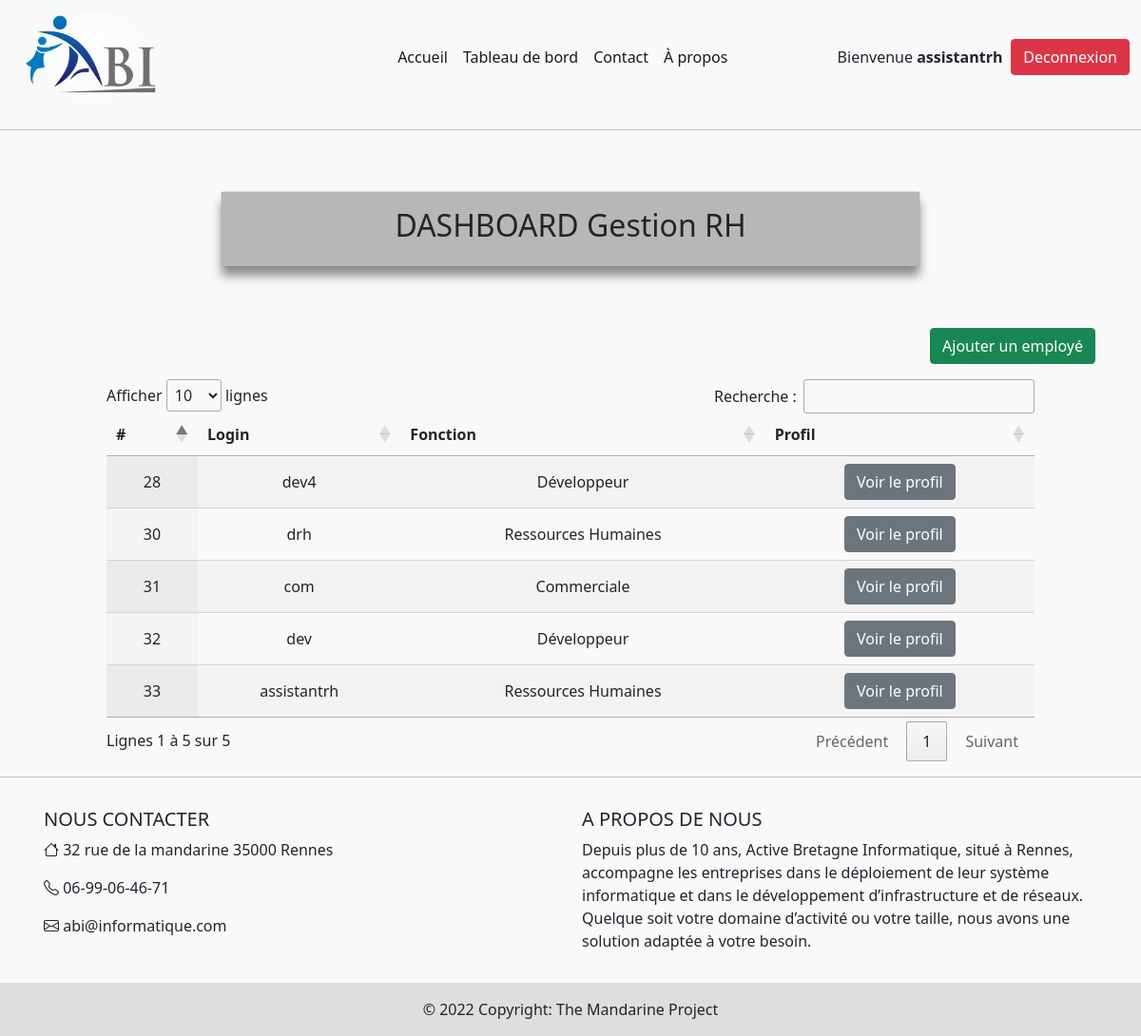
Screenshot of /dashboard3 (signed in) with the database file from the repository.
### tables this page shows
CREATE TABLE IF NOT EXISTS `users` (
  `id_user` int(11) NOT NULL AUTO_INCREMENT,
  `role` char(3) NOT NULL,
  `login_user` char(50) NOT NULL,
  `pass_user` char(60) NOT NULL,
  PRIMARY KEY (`id_user`)
);

### src/controller/UserController.php (called while the page is built, shortened)
<?php
class UserController extends Controller
{
    public function usersList()
    {
        $users = (new Users())->getAllUsers();
        $this->renderView('user/gestion_RH/usersList', [
            'users' => $users
        ]);
    }
}

### public/index.php (called while the page is built, shortened)
<?php
$router = new Router();
$id = implode($_GET);
$router->register('/', '\App\controller\UserController::login');
$router->register('/logout', '\App\controller\UserController::logout');
$router->register('/contact', '\App\controller\MessageController::indexmsg');
$router->register('/a_propos', '\App\controller\UserController::aPropos');
$router->register('/dashboard1', '\App\controller\UserController::dashboard_com');
$router->register('/clients', '\App\controller\UserController::clients');
$router->register('/clientProfil='.$id, '\App\controller\UserController::clientProfil');
$router->register('/formClient', '\App\controller\UserController::formClient');
$router->register('/addClient', '\App\controller\UserController::addClient');
$router->register('/editClient', '\App\controller\UserController::editClient');
$router->register('/deleteClient', '\App\controller\UserController::deleteClient');
$router->register('/contacts', '\App\controller\UserController::contacts');
$router->register('/contactProfil='.$id, '\App\controller\UserController::contactProfil');
$router->register('/formContact', '\App\controller\UserController::formContact');
$router->register('/addContact', '\App\controller\UserController::addContact');
$router->register('/editContact', '\App\controller\UserController::editContact');
$router->register('/dashboard2', '\App\controller\UserController::dashboard_project');
$router->register('/dashboard3', '\App\controller\UserController::usersList');
$router->register('/profilUser='.$id, '\App\controller\UserController::profilUser');
$router->register('/formUser', '\App\controller\UserController::formUser');
$router->register('/addUser', '\App\controller\UserController::addUser');
$router->register('/editUser', '\App\controller\UserController::editUser');
$router->register('/deleteUser', '\App\controller\UserController::deleteUser');
$router->run();

### core/Dao.php (called while the page is built, shortened)
<?php
final class Dao
{
    public static $cnx;
    public static function connect()
    {
        $db_setting = parse_ini_file(__DIR__ . '/../config.ini');
        try {
            self::$cnx = new \PDO(
                "mysql:host={$db_setting['host']};dbname={$db_setting['dbname']};port={$db_setting['port']};charset=UTF8",
                $db_setting['username'],
                $db_setting['password']
            );
        } catch (\PDOException $e) {
            echo $e->getMessage();
            die;
        }
    }
    public static function getMany(string $className, array $args = []): mixed
    {
        $classNameLower = strtolower($className);
        $classNameLower = explode("\\", $classNameLower);
        $classNameLower = end($classNameLower);
        $sql = "SELECT * From {$classNameLower}";
        $stmt = self::$cnx->prepare($sql);
        $stmt->execute();
        $stmt->setFetchMode(\PDO::FETCH_CLASS, $className);
        $results = $stmt->fetchAll();
        return $results;
    }
}

### src/model/Users.php (called while the page is built, shortened)
<?php
class Users extends Model
{
    private $id_user;
    private $role;
    private $login_user;
    public function getIdUser()
    {
        return $this->id_user;
    }
    public function getRole()
    {
        return $this->role;
    }
    public function getLoginUser()
    {
        return $this->login_user;
    }
        public function getAllUsers()
        {
            $users = Dao::getMany(self::class);
            return $users;
        }
    }

### src/view/user/gestion_RH/usersList.php (the view)
<div class="container my-5">
    <div class="row">
        <div class="col-sm-8 offset-sm-2">
            <div class="card">
                <div class="card-body text-center"
                    style="background-color: rgba(112, 114, 110, 0.5); box-shadow: 0px 10px 10px rgba(112, 114, 110, 0.8);">
                    <h5 class="card-title" style="font-size: xx-large">DASHBOARD Gestion RH</h5>
                </div>
            </div>
        </div>
    </div>
</div>
<div>
    <a href="formUser" class="btn btn-success mx-5 my-3" style="float:right;">Ajouter un employé</a>
</div>
<div class="container col-md-10">
    <table id="usersTable" class=" display text-center">
        <thead>
            <tr>
                <th>#</th>
                <th>Login</th>
                <th>Fonction</th>
                <th>Profil</th>
            </tr>
        </thead>
        <tbody>
            <?php
                foreach($users as $user):?>
            <tr>
                <td><?= $user->getIdUser() ?></td>
                <td><?= $user->getLoginUser() ?></td>
                <td> <?php switch($user->getRole()){
                case "rh":
                    echo "Ressources Humaines";
                    break;
                case "dev":
                    echo "Développeur";
                    break;
                case "com":
                    echo "Commerciale";
                    break;
            } ?>
                </td>
                <td>
                    <div>
                        <form action="<?= "profilUser=" . htmlspecialchars($user->getIdUser()) ?>" method="get">
                            <button type="submit" class="button btn btn-secondary"> Voir le profil</a>
                        </form>
                    </div>
                </td>
            </tr>
            <?php  endforeach; ?>
        </tbody>
    </table>
</div>

### core/Router.php (shortened to what this page needs)
<?php
class Router
{
    private array $actions = [];
    public function register(string $path, string $callback)
    {
        $this->actions[] = [
            'path' => $path, 'callback' => $callback
        ];
    }
    public function run()
    {
        $request = $_SERVER['REQUEST_URI'];
        $request_without_base_uri = str_replace(BASE_URI, "", $request);
        foreach ($this->actions as $action) {
            if ($request_without_base_uri == $action['path']) {
                $this->runWithExactMatch($action['callback']);
                return;
            }
        }
    }
    private function runWithExactMatch(string $callback)
    {
        [$controller, $method] = explode("::", $callback);
        $controller_instance = new $controller();
        $controller_instance->$method();
    }
}

### src/view/layout.php (shortened to what this page needs)
<!doctype html>
<html lang="en">
<head>
    <link href="https://cdn.jsdelivr.net/npm/bootstrap@5.0.2/dist/css/bootstrap.min.css" rel="stylesheet"
>
    <link rel="stylesheet" type="text/css" href="https://cdn.datatables.net/1.11.5/css/jquery.dataTables.css">
    <link rel="stylesheet" href="https://cdn.jsdelivr.net/npm/bootstrap-icons@1.5.0/font/bootstrap-icons.css">
    <link rel="stylesheet" href="./public/assets/css/style.css">
</head>
<body>
    <header>
        <nav class="navbar navbar-expand-lg navbar-light bg-light">
            <div class="container-fluid">
                <a class="navbar-brand" href="./"><img src="./public/assets/img/abilogo.jpg" alt="logo" height="60%"
                        width="60%"></a>
                <div class="collapse navbar-collapse" id="mob-navbar">
                    <ul class="navbar-nav mb-3 mb-lg-0 mx-auto">
                        <li class="nav-item">
                            <a class="nav-link active" aria-current="page" href="./">Accueil</a>
                        </li>
                        <?php
                            if (isset($_SESSION['user']) && $_SESSION['isLogged'] == true && $_SESSION['user']->getRole() == 'rh' ){
                            echo '<a class="nav-link active" aria-current="page" href="./dashboard3">Tableau de bord</a>';}
                            if (isset($_SESSION['user'])){
                                echo '<a class="nav-link active" aria-current="page" href="./contact">Contact</a>';}
                        ?>
                        <li class="nav-item">
                            <a class="nav-link active" aria-current="page" href="./a_propos">&Agrave; propos</a>
                        </li>
                    </ul>
                    <?php
                if (isset($_SESSION['user']) && $_SESSION['isLogged'] == true ){
                    echo '<span id="bjrconnect"> Bienvenue <b>', $_SESSION['user']->getLoginUser(), '</b></span>';
                    echo  '<a href="./logout"><button class="btn btn-danger" type="submit">Deconnexion</button></a>';
                }
                ?>
                </div>
            </div>
        </nav>
        <hr>
    </header>
    <?= $content ?>
    <footer class="bg-light text-center text-lg-start">
        <hr>
  <div class="container p-3">
    <div class="row">
      <div class="col-lg-6 col-md-12 mb-4 mb-md-0">
        <h5 class="text-uppercase">Nous contacter</h5>
        <p><i class="bi-house"></i> 32 rue de la mandarine 35000 Rennes</p>
        <p><i class="bi-telephone"></i> 06-99-06-46-71</p>
        <p><i class="bi-envelope"></i> abi@informatique.com</p>
      </div>
      <div class="col-lg-6 col-md-12 mb-4 mb-md-0">
        <h5 class="text-uppercase">A propos de nous</h5>
        <p>
        Depuis plus de 10 ans, Active Bretagne Informatique, situé à Rennes, accompagne
         les entreprises dans le déploiement de leur système informatique et dans le
          développement d’infrastructure et de réseaux. Quelque soit votre domaine
           d’activité ou votre taille, nous avons une solution adaptée à votre besoin.
        </p>
      </div>
    </div>
  </div>
  <div class="text-center p-3" style="background-color: rgba(112, 114, 110, 0.2);">
    © 2022 Copyright:
    <span class="text-dark">The Mandarine Project</span>
  </div>
</footer>
</body>
</html>

### public/assets/css/style.css (style rules this page uses)
#bjrconnect { padding-right: 1%; }
body { background-color: #F9F9F9; min-height:100vh; display:flex; flex-direction:column; }
footer { margin-top:auto; }
a { text-decoration: none; color: black; }

### rows the page displays
users: role "Tableau de bord", login_user "assistantrh", id_user "33"
users: id_user "32", login_user "dev", role "Développeur"
users: id_user "31", login_user "com", role "Commerciale"
users: id_user "30", login_user "drh", role "Ressources Humaines"
users: id_user "28", login_user "dev4", role "Développeur"
